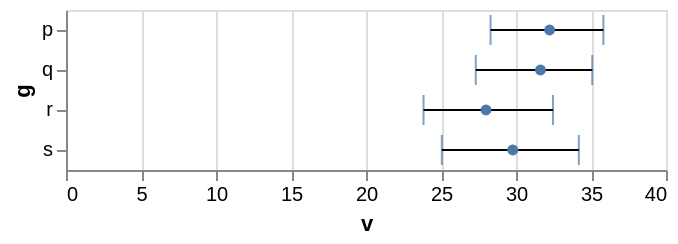

Describe this chart as a Vega-Lite specification.
### Vega-Lite specification from a JSON file in a GitHub repository (floating-point values rounded to 4 significant figures)
{"$schema": "https://vega.github.io/schema/vega-lite/v6.json", "data": {"values": [{"g": "r", "h": "x", "v": 28.01}, {"g": "p", "h": "y", "v": 31.54}, {"g": "p", "h": "x", "v": 38.3}, {"g": "p", "h": "x", "v": 31.99}, {"g": "p", "h": "y", "v": 39.62}, {"g": "q", "h": "x", "v": 33.75}, {"g": "s", "h": "x", "v": 32.44}, {"g": "q", "h": "y", "v": 29.63}, {"g": "s", "h": "x", "v": 19.93}, {"g": "q", "h": "x", "v": 27.37}, {"g": "q", "h": "y", "v": 40.33}, {"g": "p", "h": "x", "v": 37.25}, {"g": "s", "h": "y", "v": 31.52}, {"g": "s", "h": "y", "v": 21.17}, {"g": "r", "h": "x", "v": 33.41}, {"g": "q", "h": "x", "v": 18.08}, {"g": "r", "h": "y", "v": 39.15}, {"g": "r", "h": "x", "v": 20.86}, {"g": "p", "h": "y", "v": 33.73}, {"g": "s", "h": "y", "v": 36.3}, {"g": "p", "h": "x", "v": 30.95}, {"g": "r", "h": "y", "v": 19.61}, {"g": "r", "h": "y", "v": 22.26}, {"g": "p", "h": "y", "v": 25.75}, {"g": "s", "h": "x", "v": 41.55}, {"g": "s", "h": "y", "v": 34.63}, {"g": "s", "h": "y", "v": 38.81}, {"g": "q", "h": "x", "v": 31.26}, {"g": "s", "h": "x", "v": 31.31}, {"g": "q", "h": "y", "v": 36.46}, {"g": "s", "h": "y", "v": 37.64}, {"g": "r", "h": "x", "v": 34.24}, {"g": "s", "h": "y", "v": 23.65}, {"g": "s", "h": "x", "v": 7.41}, {"g": "q", "h": "x", "v": 32.6}, {"g": "q", "h": "x", "v": 35.2}, {"g": "s", "h": "x", "v": 29.94}, {"g": "s", "h": "y", "v": 30.72}, {"g": "r", "h": "x", "v": 26.48}, {"g": "p", "h": "y", "v": 21.03}]}, "layer": [{"mark": {"type": "errorbar", "extent": "ci", "ticks": true}, "encoding": {"x": {"field": "v", "type": "quantitative"}, "y": {"field": "g", "type": "ordinal"}}}, {"mark": {"type": "point", "filled": true}, "encoding": {"x": {"field": "v", "type": "quantitative", "aggregate": "mean"}, "y": {"field": "g", "type": "ordinal"}}}]}
